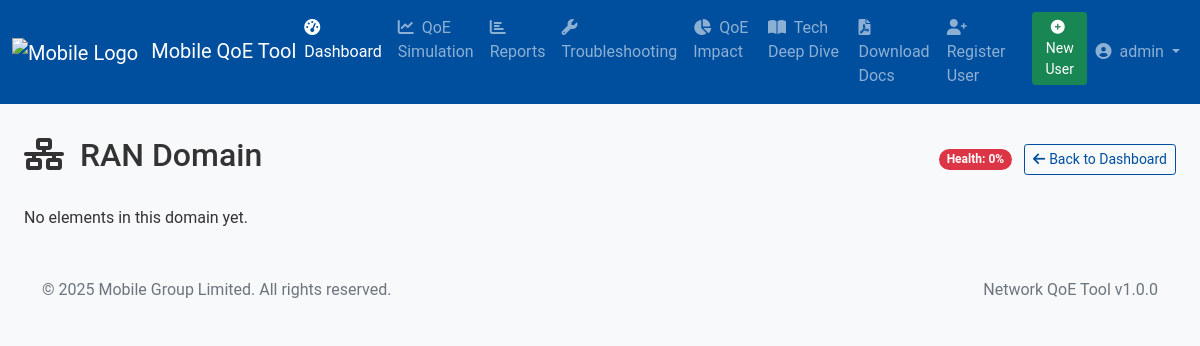
/dashboard/domain/ran (signed in), run on an earlier commit of the app's database.
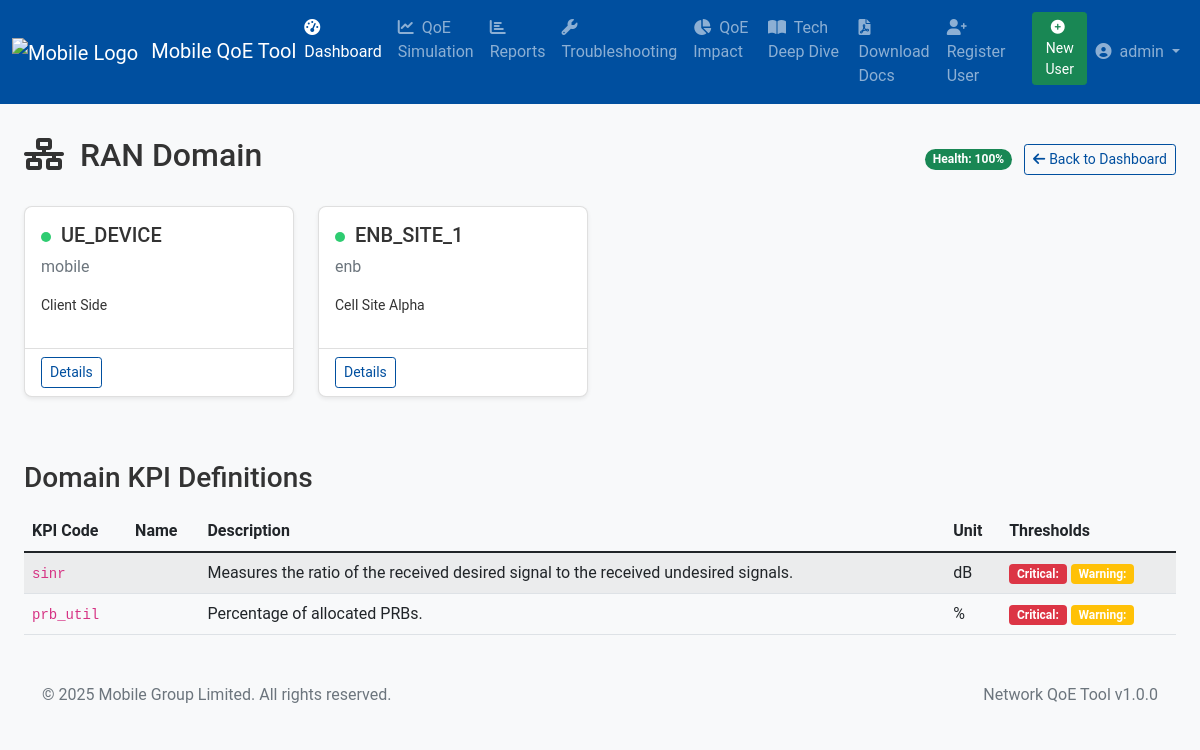
And on a later commit of the database.
### app/models/user.py (models this page shows, shortened)
class User(UserMixin, db.Model):
    __tablename__ = 'users'
    id = db.Column(db.Integer, primary_key=True)
    username = db.Column(db.String(50), unique=True, nullable=False, index=True)
    email = db.Column(db.String(100), unique=True, nullable=False, index=True)
    password_hash = db.Column(db.String(255), nullable=False)
    role = db.Column(db.String(20), default='viewer')
    is_active = db.Column(db.Boolean, default=True)
    created_at = db.Column(db.DateTime, default=datetime.utcnow)
    last_login = db.Column(db.DateTime)
    def has_role(self, role):
        return self.role == role or self.role == 'admin'

### app/models/network.py (models this page shows, shortened)
class NetworkElement(db.Model):
    __tablename__ = 'network_elements'
    id = db.Column(db.Integer, primary_key=True)
    element_name = db.Column(db.String(100), nullable=False, unique=True)
    element_type = db.Column(db.String(50), nullable=False)
    domain = db.Column(db.String(50), nullable=False)
    subdomain = db.Column(db.String(50), nullable=True)
    protocol_layer = db.Column(db.String(50))
    location = db.Column(db.String(200))
    status = db.Column(db.String(20), default='active')
    created_at = db.Column(db.DateTime, default=datetime.utcnow)
    kpi_measurements = db.relationship('KPIMeasurement', backref='element', lazy='dynamic')

class KPIDefinition(db.Model):
    __tablename__ = 'kpi_definitions'
    id = db.Column(db.Integer, primary_key=True)
    kpi_name = db.Column(db.String(100), nullable=False)
    kpi_code = db.Column(db.String(50), unique=True, nullable=False)
    unit = db.Column(db.String(20))
    domain = db.Column(db.String(50))
    impact_level = db.Column(db.String(20))
    min_value = db.Column(db.Float)
    max_value = db.Column(db.Float)
    optimal_value = db.Column(db.Float)
    description = db.Column(db.Text)
    measurements = db.relationship('KPIMeasurement', backref='definition', lazy='dynamic')

### app/views/dashboard.py (the view)
@dashboard_bp.route('/domain/<domain>')
@login_required
def domain_view(domain):
    valid_domains = ['ran', 'transport', 'core', 'internet', 'e2e']
    if domain not in valid_domains:
        return redirect(url_for('dashboard.index'))
    elements = NetworkElement.query.filter_by(domain=domain).all()
    subdomains = []
    if domain == 'transport':
        subdomains = NetworkSubdomain.query.filter_by(parent_domain=domain).all()
    kpi_defs = KPIDefinition.query.filter_by(domain=domain).all()
    active_count = NetworkElement.query.filter_by(domain=domain, status='active').count()
    total_count = NetworkElement.query.filter_by(domain=domain).count()
    domain_health = int((active_count / total_count * 100) if total_count > 0 else 0)
    return render_template(
        'dashboard/domain.html',
        title=f'{domain.upper()} Domain',
        subdomains=subdomains,
        domain=domain,
        elements=elements,
        kpi_defs=kpi_defs,
        domain_health=domain_health
    )

### app/context_processors.py (called while the page is built)
def inject_current_year():
    return {
        'current_year': datetime.datetime.now().year,
        'now': datetime.datetime.now
    }

### app/templates/dashboard/domain.html (shortened to what this page needs)
{% extends 'base.html' %}
{% block content %}
<div class="container-fluid">
    <div class="d-flex justify-content-between align-items-center mb-4">
        <h2>
            <i class="fas fa-network-wired me-2"></i>
            {{ domain|upper }} Domain
        </h2>
        <div>
            <span class="badge rounded-pill bg-{{ 'success' if domain_health > 80 else 'warning' if domain_health > 60 else 'danger' }} me-2">
                Health: {{ domain_health }}%
            </span>
            <a href="{{ url_for('dashboard.index') }}" class="btn btn-sm btn-outline-primary">
                <i class="fas fa-arrow-left me-1"></i>Back to Dashboard
            </a>
        </div>
    </div>
    {% if domain != 'transport' or elements|selectattr('subdomain', 'none')|list %}
    <div class="row">
        {% for element in elements if domain != 'transport' or not element.subdomain %}
            <div class="col-md-4 col-lg-3 mb-3">
                <div class="card element-card h-100">
                    <div class="card-body">
                        <h5 class="card-title">
                            <span class="status-indicator status-{{ element.status }}"></span>
                            {{ element.element_name }}
                        </h5>
                        <p class="card-text text-muted">{{ element.element_type }}</p>
                        <p class="card-text small">{{ element.location or 'Location not specified' }}</p>
                    </div>
                    <div class="card-footer bg-transparent">
                        <a href="#" class="btn btn-sm btn-outline-primary">Details</a>
                    </div>
                </div>
            </div>
        {% else %}
            <div class="col-12">
                <p>No elements in this domain yet.</p>
            </div>
        {% endfor %}
    </div>
    {% endif %}
    {% if kpi_defs %}
        <h3 class="mt-5 mb-3">Domain KPI Definitions</h3>
        <table class="table table-striped">
            <thead>
                <tr>
                    <th>KPI Code</th>
                    <th>Name</th>
                    <th>Description</th>
                    <th>Unit</th>
                    <th>Thresholds</th>
                </tr>
            </thead>
            <tbody>
                {% for kpi in kpi_defs %}
                    <tr>
                        <td><code>{{ kpi.kpi_code }}</code></td>
                        <td>{{ kpi.name }}</td>
                        <td>{{ kpi.description }}</td>
                        <td>{{ kpi.unit or '-' }}</td>
                        <td>
                            <span class="badge bg-danger">Critical: {{ kpi.critical_threshold }}</span>
                            <span class="badge bg-warning">Warning: {{ kpi.warning_threshold }}</span>
                        </td>
                    </tr>
                {% endfor %}
            </tbody>
        </table>
    {% endif %}
</div>
{% endblock %}

### app/templates/base.html (shortened to what this page needs)
<!DOCTYPE html>
<html lang="en">
<head>
    <link href="https://cdn.jsdelivr.net/npm/bootstrap@5.1.3/dist/css/bootstrap.min.css" rel="stylesheet">
    <link rel="stylesheet" href="https://cdnjs.cloudflare.com/ajax/libs/font-awesome/6.0.0-beta3/css/all.min.css">
    <link rel="stylesheet" href="https://cdn.jsdelivr.net/npm/chart.js@3.7.0/dist/chart.min.css">
    <link rel="stylesheet" href="{{ url_for('static', filename='css/style.css') }}">
    <link rel="stylesheet" href="{{ url_for('static', filename='css/custom.css') }}">
</head>
<body>
    <nav class="navbar navbar-expand-lg navbar-dark bg-primary">
        <div class="container-fluid">
            <a class="navbar-brand" href="{{ url_for('dashboard.index') }}">
                <img src="{{ url_for('static', filename='img/mobile_logo.png') }}" alt="Mobile Logo" height="30" class="me-2">
                Mobile QoE Tool
            </a>
            <div class="collapse navbar-collapse" id="navbarNav">
                <ul class="navbar-nav">
                    {% if current_user.is_authenticated %}
                        <li class="nav-item">
                            <a class="nav-link {% if request.endpoint and request.endpoint.startswith('dashboard.') %}active{% endif %}" href="{{ url_for('dashboard.index') }}">
                                <i class="fas fa-tachometer-alt me-1"></i> Dashboard
                            </a>
                        </li>
                        <li class="nav-item">
                            <a class="nav-link {% if request.endpoint and request.endpoint.startswith('simulation.') %}active{% endif %}" href="{{ url_for('simulation.index') }}">
                                <i class="fas fa-chart-line me-1"></i> QoE Simulation
                            </a>
                        </li>
                        <li class="nav-item">
                            <a class="nav-link {% if request.endpoint and request.endpoint.startswith('reports.') %}active{% endif %}" href="{{ url_for('reports.index') }}">
                                <i class="fas fa-chart-bar me-1"></i> Reports
                            </a>
                        </li>
                        <li class="nav-item">
                            <a class="nav-link {% if request.endpoint and request.endpoint.startswith('troubleshooting.') %}active{% endif %}" href="{{ url_for('troubleshooting.index') }}">
                                <i class="fas fa-wrench me-1"></i> Troubleshooting
                            </a>
                        </li>
                        <li class="nav-item">
                            <a class="nav-link {% if request.endpoint and request.endpoint.startswith('qoe_impact.') %}active{% endif %}" href="{{ url_for('qoe_impact.qoe_impact_dashboard') }}">
                                <i class="fas fa-chart-pie me-1"></i> QoE Impact
                            </a>
                        </li>
                        <li class="nav-item">
                            <a class="nav-link {% if request.endpoint and request.endpoint.startswith('technical_deep_dive.') %}active{% endif %}" href="{{ url_for('technical_deep_dive.technical_deep_dive') }}">
                                <i class="fas fa-book-open me-1"></i> Tech Deep Dive
                            </a>
                        </li>
                        <li class="nav-item">
                            <a class="nav-link" href="{{ url_for('docs.download_docs') }}">
                                <i class="fas fa-file-pdf me-1"></i> Download Docs
                            </a>
                        </li>
                        {% if current_user.has_role('admin') %}
                            <li class="nav-item">
                                <a class="nav-link" href="{{ url_for('auth.register') }}" onclick="console.log('Register link clicked')">
                                    <i class="fas fa-user-plus me-1"></i> Register User
                                </a>
                            </li>
                            <li class="nav-item">
                                <a class="btn btn-success btn-sm mt-1" href="/auth/register" style="margin-left: 10px;">
                                    <i class="fas fa-plus-circle me-1"></i> New User
                                </a>
                            </li>
                        {% endif %}
                    {% endif %}
                </ul>
                <ul class="navbar-nav ms-auto">
                    {% if current_user.is_authenticated %}
                        <li class="nav-item dropdown">
                            <a class="nav-link dropdown-toggle" href="#" id="userDropdown" role="button" data-bs-toggle="dropdown">
                                <i class="fas fa-user-circle me-1"></i> {{ current_user.username }}
                            </a>
                        </li>
                    {% else %}
                        <li class="nav-item">
                            <a class="nav-link" href="{{ url_for('auth.login') }}">Login</a>
                        </li>
                    {% endif %}
                </ul>
            </div>
        </div>
    </nav>
    <div class="container-fluid py-3">
        {% block content %}{% endblock %}
    </div>
    <footer class="footer mt-auto py-3 bg-light">
        <div class="container">
            <div class="row">
                <div class="col-md-6">
                    <span class="text-muted">&copy; {{ current_year }} Mobile Group Limited. All rights reserved.</span>
                </div>
                <div class="col-md-6 text-end">
                    <span class="text-muted">Network QoE Tool v1.0.0</span>
                </div>
            </div>
        </div>
    </footer>
</body>
</html>

### app/static/css/style.css (style rules this page uses)
:root { --mobile-yellow: #ffcb05; --mobile-blue: #004f9f; --mobile-light-blue: #0072ce; --mobile-dark-blue: #00335b; --ran-color: #3498db; --transport-color: #2ecc71; --core-color: #9b59b6; --internet-color: #e67e22; }
body { font-family: 'Roboto', 'Segoe UI', sans-serif; background-color: #f8f9fa; color: #333; }
.navbar-dark.bg-primary { background-color: var(--mobile-blue) !important; }
.btn-outline-primary { color: var(--mobile-blue); border-color: var(--mobile-blue); }
.bg-primary { background-color: var(--mobile-blue) !important; }
.card { border-radius: 0.5rem; box-shadow: 0 0.125rem 0.25rem rgba(0, 0, 0, 0.075); margin-bottom: 1rem; }
.status-indicator { width: 12px; height: 12px; border-radius: 50%; display: inline-block; margin-right: 5px; }

### app/templates/dashboard/domain.html (style rules this page uses)
.element-card { transition: transform 0.2s; }
.status-indicator { width: 10px; height: 10px; border-radius: 50%; display: inline-block; margin-right: 5px; }
.status-active { background-color: #2ecc71; }

What changed in the data, as far as the page shows it:
now on this page (row edited): NetworkElement: element_name "UE_DEVICE", element_type "mobile", location "Client Side"
now on this page (row edited): NetworkElement: element_name "ENB_SITE_1", element_type "enb", location "Cell Site Alpha"
now on this page (row edited): KPIDefinition: kpi_code "sinr", description "Measures the ratio of the received desired signal to the received undesired signals.", unit "dB"
now on this page (row edited): KPIDefinition: kpi_code "prb_util", description "Percentage of allocated PRBs.", unit "%"
Also different on the page:
{{ domain_health }}: "0" → "100"
text no longer shown: "No elements in this domain yet."
text now shown: "Domain KPI Definitions KPI Code Name Description Unit Thresholds"
